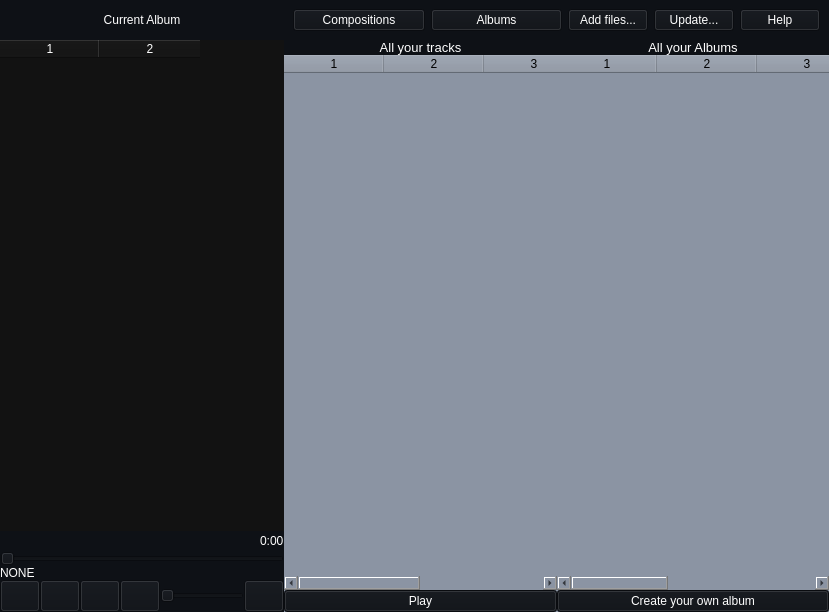
<?xml version="1.0" encoding="UTF-8"?>
<ui version="4.0">
 <class>MainWindow</class>
 <widget class="QMainWindow" name="MainWindow">
  <property name="geometry">
   <rect>
    <x>0</x>
    <y>0</y>
    <width>829</width>
    <height>612</height>
   </rect>
  </property>
  <property name="windowTitle">
   <string>TrackPlayer V1.03</string>
  </property>
  <property name="styleSheet">
   <string notr="true">background-color: #8B94A3</string>
  </property>
  <widget class="QWidget" name="centralwidget">
   <layout class="QGridLayout" name="gridLayout">
    <property name="leftMargin">
     <number>0</number>
    </property>
    <property name="topMargin">
     <number>0</number>
    </property>
    <property name="rightMargin">
     <number>0</number>
    </property>
    <property name="bottomMargin">
     <number>0</number>
    </property>
    <property name="spacing">
     <number>0</number>
    </property>
    <item row="2" column="1">
     <widget class="QWidget" name="widget_2" native="true">
      <property name="styleSheet">
       <string notr="true">background-color: #0E1116;</string>
      </property>
      <layout class="QGridLayout" name="gridLayout_5">
       <property name="leftMargin">
        <number>0</number>
       </property>
       <property name="topMargin">
        <number>0</number>
       </property>
       <property name="rightMargin">
        <number>0</number>
       </property>
       <property name="bottomMargin">
        <number>0</number>
       </property>
       <property name="spacing">
        <number>0</number>
       </property>
       <item row="0" column="0">
        <layout class="QVBoxLayout" name="verticalLayout_2">
         <property name="spacing">
          <number>0</number>
         </property>
         <item>
          <layout class="QHBoxLayout" name="horizontalLayout">
           <item>
            <spacer name="horizontalSpacer">
             <property name="orientation">
              <enum>Qt::Horizontal</enum>
             </property>
             <property name="sizeHint" stdset="0">
              <size>
               <width>40</width>
               <height>20</height>
              </size>
             </property>
            </spacer>
           </item>
           <item>
            <widget class="QLabel" name="label_FileLen">
             <property name="styleSheet">
              <string notr="true">background-color: #0E1116;
color: white</string>
             </property>
             <property name="text">
              <string>0:00</string>
             </property>
            </widget>
           </item>
          </layout>
         </item>
         <item>
          <widget class="QSlider" name="horizontalSlider_TimeBar">
           <property name="styleSheet">
            <string notr="true">background-color: #0E1116;</string>
           </property>
           <property name="maximum">
            <number>100</number>
           </property>
           <property name="value">
            <number>0</number>
           </property>
           <property name="orientation">
            <enum>Qt::Horizontal</enum>
           </property>
          </widget>
         </item>
         <item>
          <widget class="QLabel" name="Current_file">
           <property name="styleSheet">
            <string notr="true">background-color: #0E1116;
color: white</string>
           </property>
           <property name="text">
            <string>NONE</string>
           </property>
          </widget>
         </item>
         <item>
          <layout class="QHBoxLayout" name="horizontalLayout_4">
           <item>
            <widget class="QPushButton" name="pushButton_Previous">
             <property name="minimumSize">
              <size>
               <width>32</width>
               <height>32</height>
              </size>
             </property>
             <property name="styleSheet">
              <string notr="true">border-Image: url(:/Previous/Previous.png);
background-color: #0E1116;
color: white</string>
             </property>
             <property name="text">
              <string/>
             </property>
            </widget>
           </item>
           <item>
            <widget class="QPushButton" name="pushButton_PauseContinue">
             <property name="minimumSize">
              <size>
               <width>32</width>
               <height>32</height>
              </size>
             </property>
             <property name="styleSheet">
              <string notr="true">border-Image: url(:/Continue/Continue.png);
background-color: #0E1116;
color: white</string>
             </property>
             <property name="text">
              <string/>
             </property>
            </widget>
           </item>
           <item>
            <widget class="QPushButton" name="pushButton_Next">
             <property name="minimumSize">
              <size>
               <width>32</width>
               <height>32</height>
              </size>
             </property>
             <property name="styleSheet">
              <string notr="true">border-Image: url(:/Next/Next.png);
background-color: #0E1116;
color: white</string>
             </property>
             <property name="text">
              <string/>
             </property>
            </widget>
           </item>
           <item>
            <widget class="QPushButton" name="pushButton_Mixing">
             <property name="minimumSize">
              <size>
               <width>32</width>
               <height>32</height>
              </size>
             </property>
             <property name="styleSheet">
              <string notr="true">border-image: url(:/Mixing/Mixing.png);
background-color: #0E1116;
color: white</string>
             </property>
             <property name="text">
              <string/>
             </property>
            </widget>
           </item>
           <item>
            <widget class="QSlider" name="horizontalSlider_Volume">
             <property name="minimumSize">
              <size>
               <width>50</width>
               <height>0</height>
              </size>
             </property>
             <property name="styleSheet">
              <string notr="true">background-color: #0E1116;
color: white</string>
             </property>
             <property name="maximum">
              <number>100</number>
             </property>
             <property name="orientation">
              <enum>Qt::Horizontal</enum>
             </property>
            </widget>
           </item>
           <item>
            <widget class="QPushButton" name="pushButton_Repeat">
             <property name="minimumSize">
              <size>
               <width>32</width>
               <height>32</height>
              </size>
             </property>
             <property name="styleSheet">
              <string notr="true">border-image: url(:/RepeatOff/RepeatOff.png);
background-color: #0E1116;
color: white</string>
             </property>
             <property name="text">
              <string/>
             </property>
            </widget>
           </item>
          </layout>
         </item>
        </layout>
       </item>
      </layout>
     </widget>
    </item>
    <item row="0" column="1">
     <widget class="QLabel" name="Label_CurrentAlbum">
      <property name="sizePolicy">
       <sizepolicy hsizetype="Preferred" vsizetype="Preferred">
        <horstretch>0</horstretch>
        <verstretch>0</verstretch>
       </sizepolicy>
      </property>
      <property name="styleSheet">
       <string notr="true">background-color: #0E1116;
color: white</string>
      </property>
      <property name="text">
       <string>&lt;html&gt;&lt;head/&gt;&lt;body&gt;&lt;p align=&quot;center&quot;&gt;Current Album&lt;/p&gt;&lt;/body&gt;&lt;/html&gt;</string>
      </property>
      <property name="textFormat">
       <enum>Qt::AutoText</enum>
      </property>
     </widget>
    </item>
    <item row="0" column="2">
     <widget class="QWidget" name="widget" native="true">
      <property name="styleSheet">
       <string notr="true">background-color: #0E1116</string>
      </property>
      <layout class="QHBoxLayout" name="horizontalLayout_2">
       <item>
        <widget class="QPushButton" name="pushButton_Compositions">
         <property name="sizePolicy">
          <sizepolicy hsizetype="Expanding" vsizetype="Fixed">
           <horstretch>20</horstretch>
           <verstretch>0</verstretch>
          </sizepolicy>
         </property>
         <property name="styleSheet">
          <string notr="true">background-color: #0E1116;
color: white</string>
         </property>
         <property name="text">
          <string>Compositions</string>
         </property>
        </widget>
       </item>
       <item>
        <widget class="QPushButton" name="pushButton_Albums">
         <property name="sizePolicy">
          <sizepolicy hsizetype="Expanding" vsizetype="Fixed">
           <horstretch>20</horstretch>
           <verstretch>0</verstretch>
          </sizepolicy>
         </property>
         <property name="styleSheet">
          <string notr="true">background-color: #0E1116;
color: white</string>
         </property>
         <property name="text">
          <string>Albums</string>
         </property>
        </widget>
       </item>
       <item>
        <widget class="QPushButton" name="pushButton_AddFiles">
         <property name="styleSheet">
          <string notr="true">background-color: #0E1116;
color: white</string>
         </property>
         <property name="text">
          <string>Add files...</string>
         </property>
        </widget>
       </item>
       <item>
        <widget class="QPushButton" name="pushButton_Update">
         <property name="styleSheet">
          <string notr="true">background-color: #0E1116;
color: white</string>
         </property>
         <property name="text">
          <string>Update...</string>
         </property>
        </widget>
       </item>
       <item>
        <widget class="QPushButton" name="pushButton_Help">
         <property name="styleSheet">
          <string notr="true">background-color: #0E1116;
color: white</string>
         </property>
         <property name="text">
          <string>Help</string>
         </property>
        </widget>
       </item>
      </layout>
     </widget>
    </item>
    <item row="1" column="0" colspan="2">
     <widget class="QTableWidget" name="TableCurrentAlbumWidget">
      <property name="sizePolicy">
       <sizepolicy hsizetype="Expanding" vsizetype="Expanding">
        <horstretch>0</horstretch>
        <verstretch>0</verstretch>
       </sizepolicy>
      </property>
      <property name="styleSheet">
       <string notr="true">background-color: #121212;
selection-background-color: transparent;
gridline-color: white;
color: white;
border-style: none;</string>
      </property>
      <property name="lineWidth">
       <number>1</number>
      </property>
      <property name="rowCount">
       <number>0</number>
      </property>
      <property name="columnCount">
       <number>2</number>
      </property>
      <column/>
      <column/>
     </widget>
    </item>
    <item row="1" column="2" rowspan="2">
     <widget class="QWidget" name="WidgetForAll" native="true">
      <property name="sizePolicy">
       <sizepolicy hsizetype="Expanding" vsizetype="Expanding">
        <horstretch>20</horstretch>
        <verstretch>0</verstretch>
       </sizepolicy>
      </property>
      <layout class="QGridLayout" name="gridLayout_2">
       <property name="leftMargin">
        <number>0</number>
       </property>
       <property name="topMargin">
        <number>0</number>
       </property>
       <property name="rightMargin">
        <number>0</number>
       </property>
       <property name="bottomMargin">
        <number>0</number>
       </property>
       <property name="spacing">
        <number>0</number>
       </property>
       <item row="0" column="0">
        <layout class="QHBoxLayout" name="horizontalLayout_5">
         <property name="spacing">
          <number>0</number>
         </property>
         <item>
          <widget class="QWidget" name="AllTracksWidget" native="true">
           <property name="enabled">
            <bool>true</bool>
           </property>
           <property name="sizePolicy">
            <sizepolicy hsizetype="Expanding" vsizetype="Expanding">
             <horstretch>40</horstretch>
             <verstretch>0</verstretch>
            </sizepolicy>
           </property>
           <property name="maximumSize">
            <size>
             <width>16777215</width>
             <height>16777215</height>
            </size>
           </property>
           <layout class="QGridLayout" name="gridLayout_7">
            <property name="leftMargin">
             <number>0</number>
            </property>
            <property name="topMargin">
             <number>0</number>
            </property>
            <property name="rightMargin">
             <number>0</number>
            </property>
            <property name="bottomMargin">
             <number>0</number>
            </property>
            <property name="spacing">
             <number>0</number>
            </property>
            <item row="2" column="0">
             <widget class="QPushButton" name="pushButton_PlayAll">
              <property name="styleSheet">
               <string notr="true">background-color: #0E1116;
color: white
</string>
              </property>
              <property name="text">
               <string>Play</string>
              </property>
             </widget>
            </item>
            <item row="1" column="0">
             <widget class="QTableWidget" name="TableWidgetForAll">
              <property name="sizePolicy">
               <sizepolicy hsizetype="Expanding" vsizetype="Expanding">
                <horstretch>20</horstretch>
                <verstretch>0</verstretch>
               </sizepolicy>
              </property>
              <property name="maximumSize">
               <size>
                <width>16777215</width>
                <height>16777215</height>
               </size>
              </property>
              <property name="styleSheet">
               <string notr="true">border-style: none;
selection-background-color: transparent;
background-color: #8B94A3</string>
              </property>
              <property name="rowCount">
               <number>0</number>
              </property>
              <property name="columnCount">
               <number>4</number>
              </property>
              <column/>
              <column/>
              <column/>
              <column/>
             </widget>
            </item>
            <item row="0" column="0">
             <widget class="QLabel" name="label_AllYourTracks">
              <property name="styleSheet">
               <string notr="true">background-color: #0E1116;
color: white
</string>
              </property>
              <property name="text">
               <string>&lt;html&gt;&lt;head/&gt;&lt;body&gt;&lt;p align=&quot;center&quot;&gt;&lt;span style=&quot; font-size:10pt;&quot;&gt;All your tracks&lt;/span&gt;&lt;/p&gt;&lt;/body&gt;&lt;/html&gt;</string>
              </property>
             </widget>
            </item>
           </layout>
          </widget>
         </item>
         <item>
          <widget class="QWidget" name="AlbumWidget" native="true">
           <property name="sizePolicy">
            <sizepolicy hsizetype="Expanding" vsizetype="Expanding">
             <horstretch>40</horstretch>
             <verstretch>0</verstretch>
            </sizepolicy>
           </property>
           <property name="maximumSize">
            <size>
             <width>16777215</width>
             <height>16777215</height>
            </size>
           </property>
           <layout class="QGridLayout" name="gridLayout_13">
            <property name="leftMargin">
             <number>0</number>
            </property>
            <property name="topMargin">
             <number>0</number>
            </property>
            <property name="rightMargin">
             <number>0</number>
            </property>
            <property name="bottomMargin">
             <number>0</number>
            </property>
            <property name="spacing">
             <number>0</number>
            </property>
            <item row="2" column="0">
             <widget class="QPushButton" name="pushButton_CreatingAlbum">
              <property name="styleSheet">
               <string notr="true">background-color: #0E1116;
color: white</string>
              </property>
              <property name="text">
               <string>Create your own album</string>
              </property>
             </widget>
            </item>
            <item row="1" column="0">
             <widget class="QTableWidget" name="TableAlbumWidget">
              <property name="sizePolicy">
               <sizepolicy hsizetype="Expanding" vsizetype="Expanding">
                <horstretch>20</horstretch>
                <verstretch>0</verstretch>
               </sizepolicy>
              </property>
              <property name="styleSheet">
               <string notr="true">border-style: none;
selection-background-color: transparent;
background-color: #8B94A3</string>
              </property>
              <property name="rowCount">
               <number>0</number>
              </property>
              <property name="columnCount">
               <number>5</number>
              </property>
              <column/>
              <column/>
              <column/>
              <column/>
              <column/>
             </widget>
            </item>
            <item row="0" column="0">
             <widget class="QLabel" name="label_AllYourAlbums">
              <property name="styleSheet">
               <string notr="true">background-color: #0E1116;
color: white
</string>
              </property>
              <property name="text">
               <string>&lt;html&gt;&lt;head/&gt;&lt;body&gt;&lt;p align=&quot;center&quot;&gt;&lt;span style=&quot; font-size:10pt;&quot;&gt;All your Albums&lt;/span&gt;&lt;/p&gt;&lt;/body&gt;&lt;/html&gt;</string>
              </property>
             </widget>
            </item>
           </layout>
          </widget>
         </item>
        </layout>
       </item>
      </layout>
     </widget>
    </item>
   </layout>
  </widget>
 </widget>
 <resources>
  <include location="../resources/Icons.qrc"/>
 </resources>
 <connections/>
</ui>
